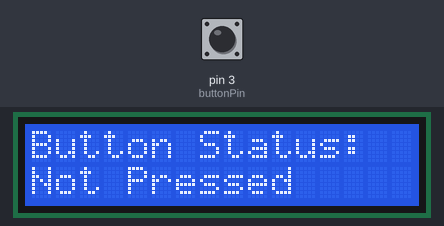
The sketch below on a simulated Arduino Uno, built with avr-gcc and run on an emulated ATmega328P. On the bench: 16×2 character LCD. Inputs (shaded band) come from the test bench; at power-on: pin 3 (buttonPin) HIGH.

Above: at 1.2 s.
1.3 s: pin 3 (buttonPin) pulled LOW for 0.15 s
At 1.41 s:
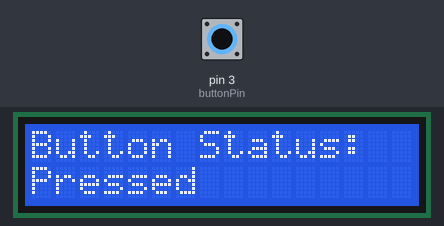
3.0 s: pin 3 (buttonPin) pulled LOW for 3.2 s
Timing chart, 0 to 6.0 s (numbered marks = the images above; inputs shaded):
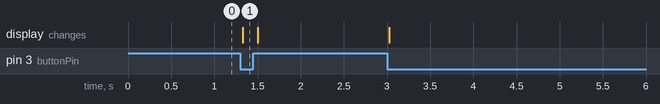

Measured:
- after the input at 1.3 s, the display: changes at once (image 1)

The sketch:

button.ino
```cpp
#include <Wire.h>
#include <LiquidCrystal_I2C.h>

// Common I2C address: 0x27 (use 0x3F if that doesn't work)
LiquidCrystal_I2C lcd(0x27, 16, 2);

const int buttonPin = 3;
int lastState = -1;

void setup() {
  pinMode(buttonPin, INPUT_PULLUP);
  lcd.init();
  lcd.backlight();
  lcd.setCursor(0, 0);
  lcd.print("Button Status:");
}

void loop() {
  int currentState = digitalRead(buttonPin);

  if (currentState != lastState) {
    lcd.setCursor(0, 1);
    lcd.print("                "); // clear second line
    lcd.setCursor(0, 1);

    if (currentState == LOW) {
      lcd.print("Pressed");
    } else {
      lcd.print("Not Pressed");
    }

    lastState = currentState;
  }

  delay(50);
}
```
